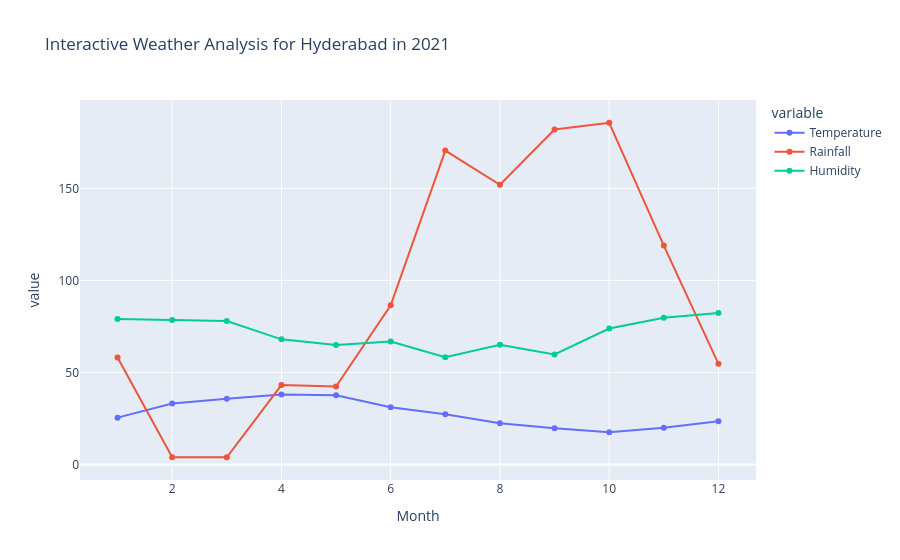

Notebook code for this chart:
### Code cell
# 10. Year & City-wise Analysis (Table + Visualization)

# Take user input
year_input = int(input("Enter Year (e.g., 2020): "))
city_input = input("Enter City (e.g., Delhi): ").strip()

# Filter dataset
subset = df[(df['Year'] == year_input) & (df['City'].str.lower() == city_input.lower())]

if subset.empty:
    print(f"No data found for {city_input} in {year_input}")
else:
    # Display table (Humidity, Rainfall, Temperature by Month)
    display(subset[['Month', 'Temperature', 'Rainfall', 'Humidity']])

    # Visualization with Matplotlib
    plt.figure(figsize=(10,5))
    plt.plot(subset['Month'], subset['Temperature'], marker='o', label='Temperature (°C)')
    plt.plot(subset['Month'], subset['Rainfall'], marker='s', label='Rainfall (mm)')
    plt.plot(subset['Month'], subset['Humidity'], marker='^', label='Humidity (%)')
    plt.title(f"Weather Analysis for {city_input} in {year_input}")
    plt.xlabel("Month")
    plt.ylabel("Values")
    plt.legend()
    plt.grid(True)  
    plt.show()

    # Visualization with Plotly (interactive)
    fig = px.line(subset, x='Month', y=['Temperature','Rainfall','Humidity'],
                  markers=True, title=f"Interactive Weather Analysis for {city_input} in {year_input}")
    fig.show()

### Figure 1 — Plotly figure (JSON) as saved in the notebook; plotly's stock layout.template omitted (floating-point values rounded to 4 significant figures)
{"data": [{"hovertemplate": "variable=Temperature<br>Month=%{x}<br>value=%{y}<extra></extra>", "legendgroup": "Temperature", "line": {"color": "#636efa", "dash": "solid"}, "marker": {"symbol": "circle"}, "mode": "lines+markers", "name": "Temperature", "orientation": "v", "showlegend": true, "type": "scatter", "x": [1, 2, 3, 4, 5, 6, 7, 8, 9, 10, 11, 12], "xaxis": "x", "y": [25.5, 33.2, 35.7, 38.0, 37.7, 31.1, 27.3, 22.4, 19.7, 17.6, 20.0, 23.6], "yaxis": "y"}, {"hovertemplate": "variable=Rainfall<br>Month=%{x}<br>value=%{y}<extra></extra>", "legendgroup": "Rainfall", "line": {"color": "#EF553B", "dash": "solid"}, "marker": {"symbol": "circle"}, "mode": "lines+markers", "name": "Rainfall", "orientation": "v", "showlegend": true, "type": "scatter", "x": [1, 2, 3, 4, 5, 6, 7, 8, 9, 10, 11, 12], "xaxis": "x", "y": [58.1, 4.0, 4.0, 43.2, 42.4, 86.5, 170.5, 151.9, 181.9, 185.6, 118.9, 54.7], "yaxis": "y"}, {"hovertemplate": "variable=Humidity<br>Month=%{x}<br>value=%{y}<extra></extra>", "legendgroup": "Humidity", "line": {"color": "#00cc96", "dash": "solid"}, "marker": {"symbol": "circle"}, "mode": "lines+markers", "name": "Humidity", "orientation": "v", "showlegend": true, "type": "scatter", "x": [1, 2, 3, 4, 5, 6, 7, 8, 9, 10, 11, 12], "xaxis": "x", "y": [79.0, 78.5, 78.0, 68.0, 65.0, 66.8, 58.3, 65.1, 59.8, 73.9, 79.7, 82.3], "yaxis": "y"}], "layout": {"legend": {"title": {"text": "variable"}, "tracegroupgap": 0}, "title": {"text": "Interactive Weather Analysis for Hyderabad in 2021"}, "xaxis": {"anchor": "y", "domain": [0, 1], "title": {"text": "Month"}}, "yaxis": {"anchor": "x", "domain": [0, 1], "title": {"text": "value"}}}}
